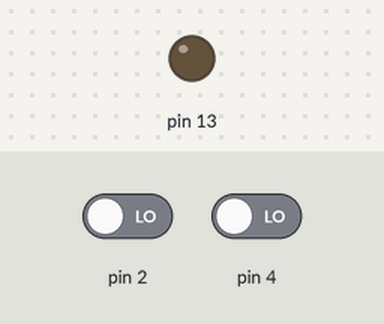
This sketch was run on a simulated Arduino Uno, built with avr-gcc and run on an emulated ATmega328P. Shown: output pins drawn as LEDs (lit = HIGH). Inputs (shaded band) come from the test bench; at power-on: pin 2 LOW, pin 4 LOW.

Above: at 1.2 s.
1.3 s: pin 2 driven HIGH
At 1.9 s:
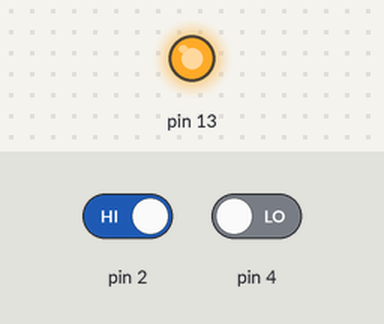
2.8 s: pin 2 driven LOW
At 4.0 s:
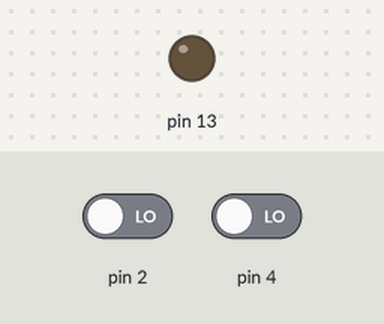
4.3 s: pin 4 driven HIGH
At 5.4 s:
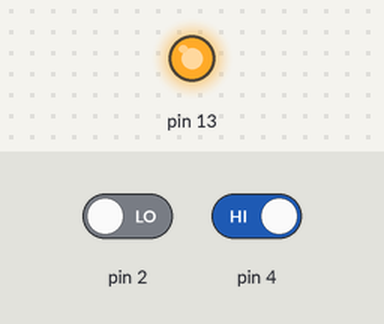
Timing chart, 0 to 7.3 s (numbered marks = the images above; inputs shaded):
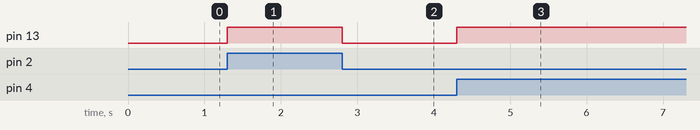

Measured:
- after the input at 1.3 s, pin 13: LOW → HIGH at once
- after the input at 2.8 s, pin 13: HIGH → LOW at once
- after the input at 4.3 s, pin 13: LOW → HIGH at once

The sketch:

or.ino
```cpp
/**
 * Estudo do operador logico OR
 * @author BabbyWitt
 */
void setup() {
  // put your setup code here, to run once:
  pinMode (2, INPUT);
  pinMode (4, INPUT);
  pinMode (13, OUTPUT);
}

void loop() {
  // put your main code here, to run repeatedly:
  if (digitalRead (4) == HIGH || digitalRead(2) == HIGH){
    digitalWrite (13, HIGH);
  }
  else{
    digitalWrite (13, LOW);
  }

}
```
